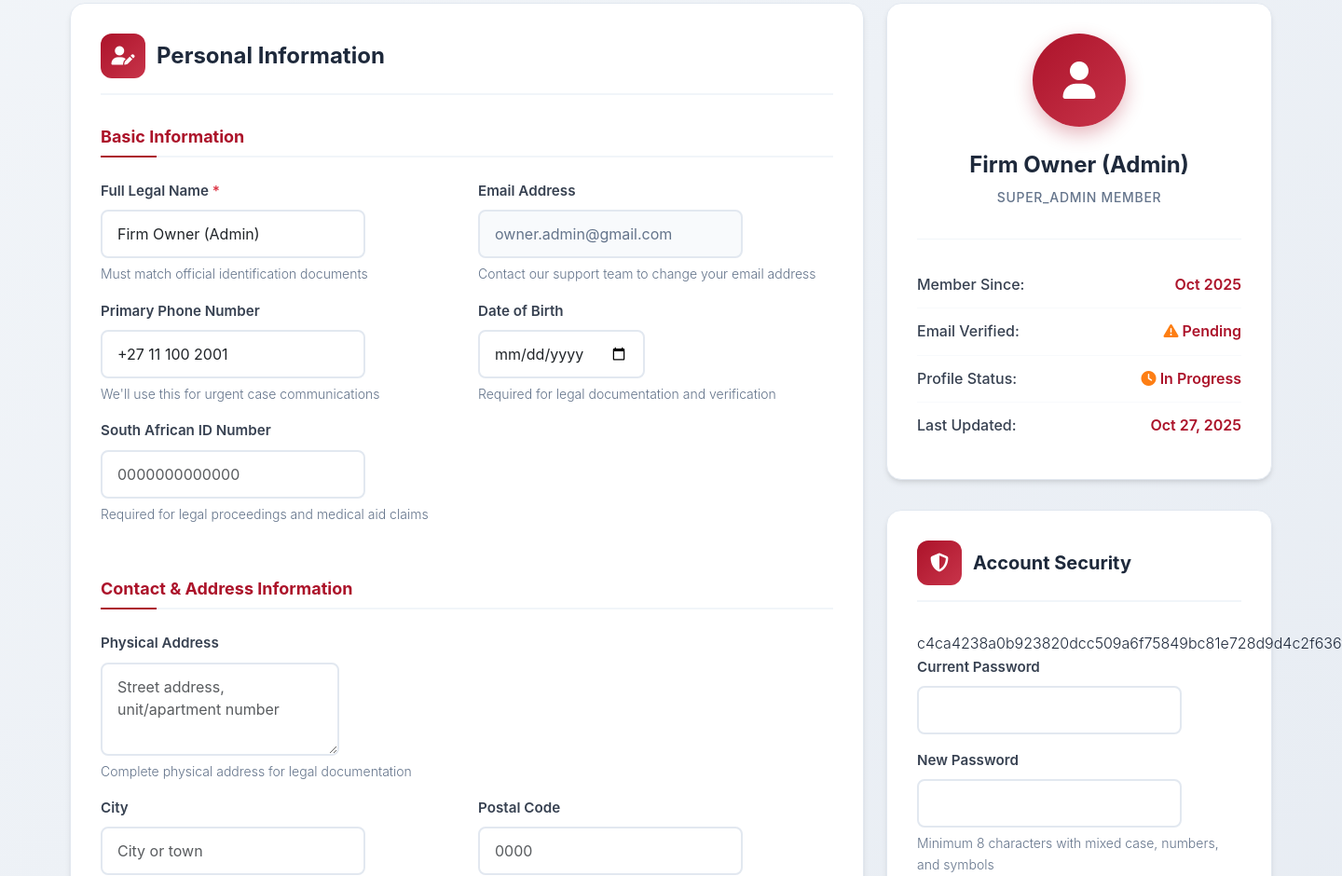
The app's page /app/profile.php (signed in, middle part), older data.
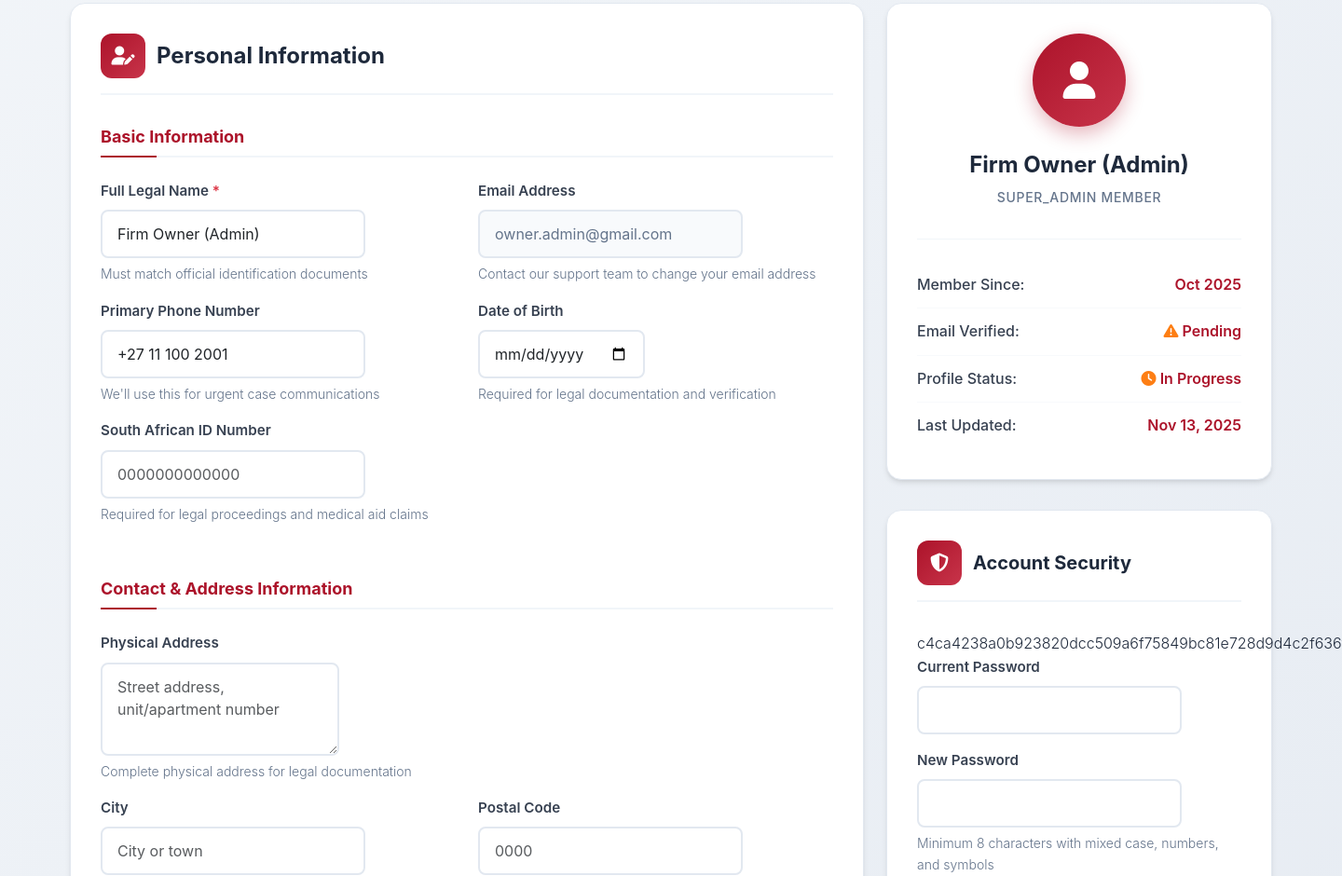
The same page, newer data.
### tables this page shows
CREATE TABLE `users` (
  `id` int(11) NOT NULL,
  `email` varchar(190) NOT NULL,
  `password_hash` varchar(255) NOT NULL,
  `name` varchar(190) NOT NULL,
  `phone` varchar(50) DEFAULT NULL,
  `address` text DEFAULT NULL,
  `city` varchar(100) DEFAULT NULL,
  `postal_code` varchar(20) DEFAULT NULL,
  `country` varchar(100) DEFAULT 'South Africa',
  `date_of_birth` date DEFAULT NULL,
  `id_number` varchar(50) DEFAULT NULL,
  `medical_aid` varchar(100) DEFAULT NULL,
  `medical_aid_number` varchar(100) DEFAULT NULL,
  `emergency_contact_name` varchar(190) DEFAULT NULL,
  `emergency_contact_phone` varchar(50) DEFAULT NULL,
  `profile_completed` tinyint(1) NOT NULL DEFAULT 0,
  `avatar` varchar(255) DEFAULT NULL,
  `last_login` timestamp NULL DEFAULT NULL,
  `login_count` int(11) NOT NULL DEFAULT 0,
  `is_active` tinyint(1) NOT NULL DEFAULT 1,
  `email_verified` tinyint(1) NOT NULL DEFAULT 0,
  `email_verification_token` varchar(64) DEFAULT NULL,
  `two_factor_enabled` tinyint(1) NOT NULL DEFAULT 0,
  `two_factor_secret` varchar(255) DEFAULT NULL,
  `role` enum('client','super_admin','office_admin','partner','attorney','paralegal','intake','case_manager','billing','doc_specialist','it_admin','compliance','receptionist','manager','admin') NOT NULL DEFAULT 'client',
  `created_at` timestamp NOT NULL DEFAULT current_timestamp(),
  `updated_at` timestamp NOT NULL DEFAULT current_timestamp() ON UPDATE current_timestamp()
);

### app/config.php (called while the page is built, shortened)
<?php
if (!function_exists('e')) {
    function e(?string $s): string {
        return htmlspecialchars($s ?? '', ENT_QUOTES | ENT_SUBSTITUTE, 'UTF-8');
    }
}

### app/csrf.php (called while the page is built, shortened)
<?php
function csrf_token(): string {
	return $_SESSION['csrf_token'];
}

### app/profile.php (the view, shortened to what this page needs)
<?php
require __DIR__ . '/config.php';
require __DIR__ . '/csrf.php';
$user_id = get_user_id();
$pdo = db();
$stmt = $pdo->prepare("SELECT * FROM users WHERE id = ?");
$stmt->execute([$user_id]);
$user = $stmt->fetch();
$completeness_fields = [
    'phone' => ['points' => 10, 'label' => 'Contact Phone'],
    'address' => ['points' => 15, 'label' => 'Physical Address'],
    'city' => ['points' => 5, 'label' => 'City'],
    'postal_code' => ['points' => 5, 'label' => 'Postal Code'],
    'date_of_birth' => ['points' => 20, 'label' => 'Date of Birth'],
    'id_number' => ['points' => 20, 'label' => 'ID Number'],
    'medical_aid' => ['points' => 10, 'label' => 'Medical Aid'],
    'emergency_contact_name' => ['points' => 10, 'label' => 'Emergency Contact'],
    'emergency_contact_phone' => ['points' => 5, 'label' => 'Emergency Phone']
];
$completeness_score = 0;
$missing_fields = [];
foreach ($completeness_fields as $field => $info) {
    if (!empty($user[$field])) {
        $completeness_score += $info['points'];
    } else {
        $missing_fields[] = $info['label'];
    }
}
$completeness_percentage = min(100, $completeness_score);
$legal_ready = $completeness_percentage >= 80;
?>
<!DOCTYPE html>
<html lang="en">
<head>
    <link href="https://cdn.jsdelivr.net/npm/bootstrap@5.3.2/dist/css/bootstrap.min.css" rel="stylesheet">
    <link rel="stylesheet" href="https://cdnjs.cloudflare.com/ajax/libs/font-awesome/6.4.0/css/all.min.css">
    <link rel="stylesheet" href="../css/default.css">
    <link rel="stylesheet" href="assets/css/responsive.css">
</head>
<body>
    <?php
    $headerPath = __DIR__ . '/../include/header.php';
    if (file_exists($headerPath)) {
        echo file_get_contents($headerPath);
    }
    ?>
    <div class="container">
        <div class="row">
            <div class="col-lg-8">
                <div class="profile-card animate-slide-up">
                    <div class="section-header">
                        <div class="section-icon">
                            <i class="fas fa-user-edit"></i>
                        </div>
                        <h2 class="section-title">Personal Information</h2>
                    </div>
                    <form method="post" id="profileForm">
                        <div class="form-section">
                            <h3 class="form-section-title">Basic Information</h3>
                            <div class="row">
                                <div class="col-md-6 mb-3">
                                    <label for="name" class="form-label">
                                        Full Legal Name <span class="required-field">*</span>
                                    </label>
                                    <input type="text" class="form-control" id="name" name="name"
                                           value="<?php echo e($user['name']); ?>" required
                                           placeholder="Enter your complete legal name">
                                    <div class="form-text">Must match official identification documents</div>
                                </div>
                                <div class="col-md-6 mb-3">
                                    <label for="email" class="form-label">Email Address</label>
                                    <input type="email" class="form-control" value="<?php echo e($user['email']); ?>" disabled>
                                    <div class="form-text">Contact our support team to change your email address</div>
                                </div>
                                <div class="col-md-6 mb-3">
                                    <label for="phone" class="form-label">Primary Phone Number</label>
                                    <input type="tel" class="form-control" id="phone" name="phone"
                                           value="<?php echo e($user['phone'] ?? ''); ?>"
                                           placeholder="+27 XX XXX XXXX">
                                    <div class="form-text">We'll use this for urgent case communications</div>
                                </div>
                                <div class="col-md-6 mb-3">
                                    <label for="date_of_birth" class="form-label">Date of Birth</label>
                                    <input type="date" class="form-control" id="date_of_birth" name="date_of_birth"
                                           value="<?php echo e($user['date_of_birth'] ?? ''); ?>">
                                    <div class="form-text">Required for legal documentation and verification</div>
                                </div>
                                <div class="col-md-6 mb-3">
                                    <label for="id_number" class="form-label">South African ID Number</label>
                                    <input type="text" class="form-control" id="id_number" name="id_number"
                                           value="<?php echo e($user['id_number'] ?? ''); ?>"
                                           placeholder="0000000000000"
                                           maxlength="13">
                                    <div class="form-text">Required for legal proceedings and medical aid claims</div>
                                </div>
                            </div>
                        </div>
                        <div class="form-section">
                            <h3 class="form-section-title">Contact & Address Information</h3>
                            <div class="row">
                                <div class="col-12 mb-3">
                                    <label for="address" class="form-label">Physical Address</label>
                                    <textarea class="form-control" id="address" name="address" rows="3"
                                              placeholder="Street address, unit/apartment number"><?php echo e($user['address'] ?? ''); ?></textarea>
                                    <div class="form-text">Complete physical address for legal documentation</div>
                                </div>
                                <div class="col-md-6 mb-3">
                                    <label for="city" class="form-label">City</label>
                                    <input type="text" class="form-control" id="city" name="city"
                                           value="<?php echo e($user['city'] ?? ''); ?>"
                                           placeholder="City or town">
                                </div>
                                <div class="col-md-6 mb-3">
                                    <label for="postal_code" class="form-label">Postal Code</label>
                                    <input type="text" class="form-control" id="postal_code" name="postal_code"
                                           value="<?php echo e($user['postal_code'] ?? ''); ?>"
                                           placeholder="0000">
                                </div>
                            </div>
                        </div>
                    </form>
                </div>
            </div>
            <div class="col-lg-4">
                <div class="profile-sidebar">
                    <div class="profile-card profile-summary-card">
                        <div class="profile-avatar">
                            <i class="fas fa-user"></i>
                        </div>
                        <h3 class="profile-name"><?php echo e($user['name']); ?></h3>
                        <p class="profile-role"><?php echo e(ucfirst($user['role'])); ?> Member</p>
                        <div class="profile-stats">
                            <div class="profile-stat">
                                <span class="stat-label">Member Since:</span>
                                <span class="stat-value"><?php echo date('M Y', strtotime($user['created_at'])); ?></span>
                            </div>
                            <div class="profile-stat">
                                <span class="stat-label">Email Verified:</span>
                                <span class="stat-value">
                                    <?php echo $user['email_verified'] ?
                                        '<i class="fas fa-check-circle" style="color: var(--merlaws-success);"></i> Verified' :
                                        '<i class="fas fa-exclamation-triangle" style="color: var(--merlaws-warning);"></i> Pending'; ?>
                                </span>
                            </div>
                            <div class="profile-stat">
                                <span class="stat-label">Profile Status:</span>
                                <span class="stat-value">
                                    <?php echo $legal_ready ?
                                        '<i class="fas fa-shield-alt" style="color: var(--merlaws-success);"></i> Complete' :
                                        '<i class="fas fa-clock" style="color: var(--merlaws-warning);"></i> In Progress'; ?>
                                </span>
                            </div>
                            <div class="profile-stat">
                                <span class="stat-label">Last Updated:</span>
                                <span class="stat-value"><?php echo date('M d, Y', strtotime($user['updated_at'])); ?></span>
                            </div>
                        </div>
                    </div>
                    <div class="profile-card">
                        <div class="section-header">
                            <div class="section-icon">
                                <i class="fas fa-shield-alt"></i>
                            </div>
                            <h3 class="section-title" style="font-size: 1.25rem;">Account Security</h3>
                        </div>
                        <form method="post" id="passwordForm">
                            <?php echo csrf_token(); ?>
                            <div class="mb-3">
                                <label for="current_password" class="form-label">Current Password</label>
                                <input type="password" class="form-control" id="current_password" name="current_password" required>
                            </div>
                            <div class="mb-3">
                                <label for="new_password" class="form-label">New Password</label>
                                <input type="password" class="form-control" id="new_password" name="new_password" required>
                                <div class="form-text">Minimum 8 characters with mixed case, numbers, and symbols</div>
                            </div>
                        </form>
                    </div>
                </div>
            </div>
        </div>
    </div>
</body>
</html>

### css/default.css (style rules this page uses)
html { line-height: 1.15;-webkit-text-size-adjust: 100% }
body { margin: 0 }
button,input,optgroup,select,textarea { font-family: inherit;font-size: 100%;line-height: 1.15;margin: 0 }
button,input { overflow: visible }
textarea { overflow: auto }
* { box-sizing: border-box; outline: none; }
html, body { color: #000; font-size: 16px; font-weight: 300; font-family: 'Montserrat', sans-serif; line-height: 32px; background-color: #FFF; }
body { margin-bottom: 64px; }
p { margin: 0 0 16px 0; }

### app/assets/css/responsive.css (style rules this page uses)
:root { --merlaws-primary: #AC132A; --merlaws-primary-dark: #8a0f22; --merlaws-secondary: #f8f9fa; --breakpoint-sm: 576px; --breakpoint-md: 768px; --breakpoint-lg: 992px; --breakpoint-xl: 1200px; --touch-target-min: 44px; --mobile-padding: 1rem; --tablet-padding: 1.5rem; --desktop-padding: 2rem; }
body { font-size: 16px; line-height: 1.6; -webkit-font-smoothing: antialiased; -moz-osx-font-smoothing: grayscale; }
.container { padding-left: var(--mobile-padding); padding-right: var(--mobile-padding); width: 100%; max-width: 100%; }
h2 { font-size: 1.5rem; line-height: 1.3; }
h3 { font-size: 1.25rem; line-height: 1.4; }
@media (min-width: 768px) { h2 { font-size: 1.875rem; } }
@media (min-width: 768px) { h3 { font-size: 1.5rem; } }
.mobile-form .form-control, .form-control { font-size: 16px; padding: 12px 16px; border-radius: 8px; min-height: var(--touch-target-min); width: 100%; -webkit-appearance: none; appearance: none; }
.mobile-form .form-label, .form-label { font-weight: 600; margin-bottom: 8px; font-size: 0.95rem; display: block; }
@media (min-width: 768px) { .form-control { width: auto; } }
@media (min-width: 576px) { body { font-size: 15px; } }
@media (min-width: 576px) { .container { padding-left: 20px; padding-right: 20px; } }
@media (min-width: 768px) { body { font-size: 16px; } }
@media (min-width: 768px) { .container { padding-left: 30px; padding-right: 30px; } }
@media (min-width: 992px) { .container { max-width: 1140px; margin: 0 auto; padding-left: 15px; padding-right: 15px; } }
@media (min-width: 1200px) { .container { max-width: 1320px; } }
body { overflow-x: hidden; width: 100%; }
* { box-sizing: border-box; }
@media (prefers-reduced-motion: no-preference) { html { scroll-behavior: smooth; } }

Row changes from the older to the newer data that the page shows:
changed users "Firm Owner (Admin)": updated_at "Oct 27, 2025" → "Nov 13, 2025"
